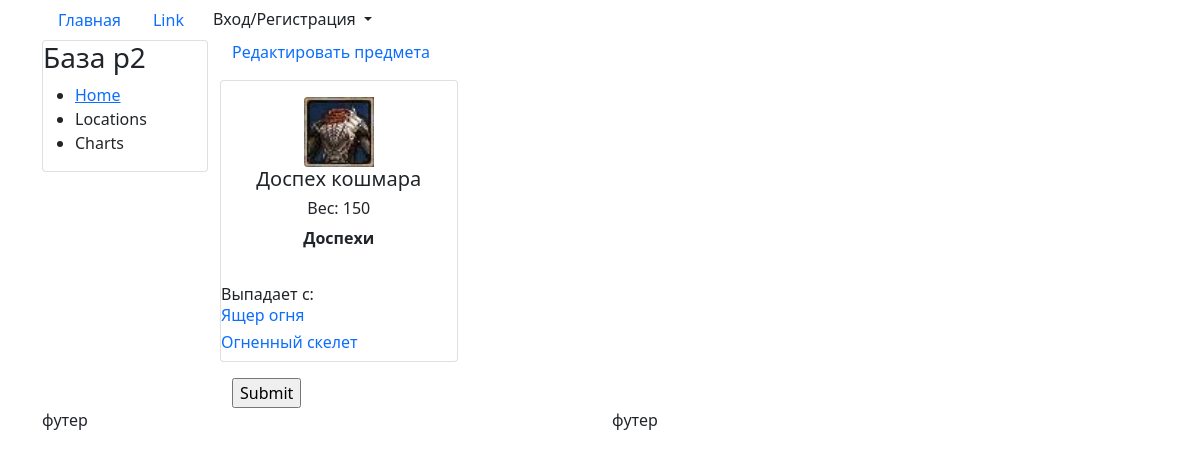
Page /item/dospeh-koshmara/ on the committed database.
### items/models.py (models this page shows, shortened)
class Item(models.Model):
    author = models.ForeignKey(User,
                               on_delete=models.CASCADE,
                               verbose_name="Автор",
                               blank=True,
                               null=True)
    name = models.CharField(verbose_name="Предмет", max_length=150)
    description = models.TextField(verbose_name="Описание",
                                   null=True,
                                   blank=True)
    weight = models.IntegerField("Вес:", default=0)
    category = models.ForeignKey(Category,
                                 verbose_name="Категория",
                                 on_delete=models.CASCADE)
    monster = models.ManyToManyField(Monster,
                                     verbose_name="Выпадает с: ",
                                     related_name="monster_item")
    slug = models.SlugField("Ссылка", max_length=250, unique=True)
    item_img = models.ImageField("Изображение",
                                 upload_to='media/items/',
                                 default=DEFAULT_IMG)
    def __str__(self):
        return self.name
    class Meta:
        verbose_name = "Предмет"
        verbose_name_plural = "Предметы"

class Category(models.Model):
    name = models.CharField(verbose_name="Название", max_length=150)
    url = models.SlugField("Ссылка", max_length=250, unique=True)
    def __str__(self):
        return self.name
    class Meta:
        verbose_name = "Категория предмета"
        verbose_name_plural = "Категории предметов"

class Monster(models.Model):
    name = models.CharField(verbose_name="Название", max_length=150)
    description = models.TextField("Описание", null=True, blank=True)
    monster_img = models.FileField("Изображение",
                                   upload_to="media/monsters",
                                   default=DEFAULT_IMG)
    url = models.SlugField("Ссылка", max_length=250, unique=True)
    locations = models.ManyToManyField(Location,
                                       verbose_name="Локация",
                                       related_name="monsters_in_location")
    user = models.ForeignKey(User, on_delete=models.CASCADE)
    class Meta:
        verbose_name = "Монстр"
        verbose_name_plural = "Монстры"

### items/views.py (the view)
class ItemDetail(DetailView):
    model = Item
    template_name = 'items/item_detail.html'
    context_object_name = 'items'
    def get_context_data(self, **kwargs):
        context = super().get_context_data(**kwargs)
        context['title'] = Item.objects.get(slug=self.kwargs['slug'])
        return context

### items/templates/items/item_detail.html (shortened to what this page needs)
{% extends 'base.html' %}
{% load static %}
{% block content %}
<a href="view/" class="text-decoration-none"> Редактировать предмета </a>
    <div class="col-md-12">
        <div class="row">
                <div class="card col-md-3 p-0 mb-3 mt-3">
                    <div class="card-body text-center">
                        <img src="{{ items.item_img.url }}" alt="image" class="img-fluid rounded-start" width="70px" height="110px"/> <br>
                        <h5 class="card-title">{{ items.name }}  </h5>
                        <h6 class="card-title">Вес: {{ items.weight }}  </h6>
                        <strong>{{ items.category }}</strong> <br>
                    </div>
                    Выпадает с: <br>
                    {% for mob in items.monster.all %}
                        {% for location in mob.locations.all %}
                            <h6 class="card-title">
                                <a href="/monster/{{ mob.url }}/" class="text-decoration-none"> {{ mob.name }} </a>
                            </h6>
                        {% endfor %}
                    {% endfor %}
                    </div>
        </div>
        <form action="" method="post">
            <input type="submit" value="Submit">
          </form>
    </div>
{% endblock content %}

### rows in the picture
Item: item_img (picture), name "Доспех кошмара", weight "150", category "Доспехи"
Monster: name "Ящер огня"
Monster: name "Огненный скелет"
